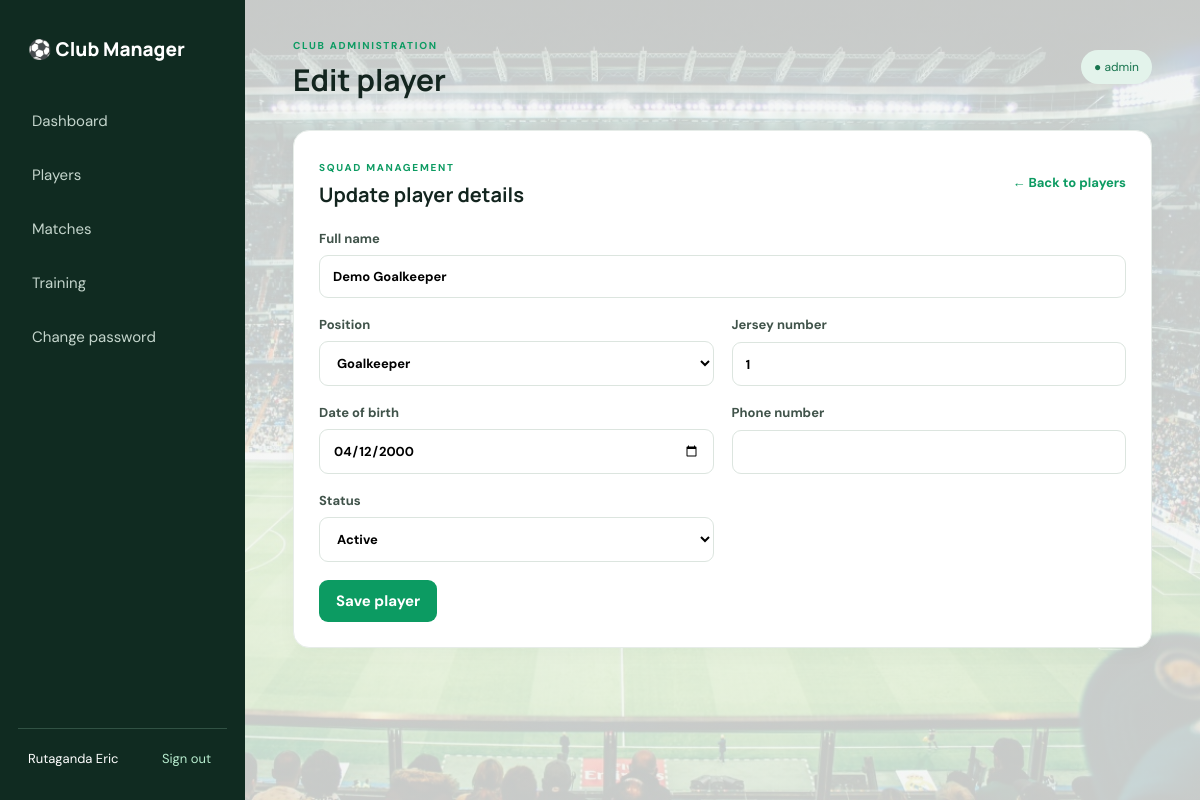
Page /index.php?route=players/form&id=1 (signed in) on the committed database.
### tables this page shows
CREATE TABLE IF NOT EXISTS players (
    id INT AUTO_INCREMENT PRIMARY KEY,
    full_name VARCHAR(150) NOT NULL,
    position VARCHAR(50) NOT NULL,
    jersey_no INT NOT NULL,
    dob DATE NULL,
    phone VARCHAR(30) NULL,
    status ENUM('active','injured','inactive') NOT NULL DEFAULT 'active',
    created_at TIMESTAMP DEFAULT CURRENT_TIMESTAMP
);

### app/core/Controller.php (called while the page is built, shortened)
<?php
class Controller {
    protected function view(string $name, array $data = []): void {
        extract($data, EXTR_SKIP);
        require __DIR__ . '/../views/layouts/header.php';
        require __DIR__ . '/../views/' . $name . '.php';
        require __DIR__ . '/../views/layouts/footer.php';
    }
}

### app/controllers/PlayerController.php (called while the page is built, shortened)
<?php
class PlayerController extends Controller {
    private Player $model;
    public function __construct(){ $this->model=new Player(); }
    public function form(): void{
        $id=request_id($_GET,'id');
        $id=$id??0;
        $player=$id?$this->model->find($id):null;
        $this->view('players/form',['title'=>$id?'Edit player':'Add player','player'=>$player]);
    }
}

### index.php (called while the page is built, shortened)
<?php
require_once __DIR__.'/helpers/functions.php';
require_once __DIR__.'/app/core/Database.php';
require_once __DIR__.'/app/core/Controller.php';
$route=$_GET['route']??(isset($_SESSION['user'])?'dashboard':'login');
$routes=[
 'login'=>[AuthController::class,'login'],'logout'=>[AuthController::class,'logout'],
 'account/password'=>[AuthController::class,'changePassword'],
 'dashboard'=>[DashboardController::class,'index'],
 'players'=>[PlayerController::class,'index'],'players/form'=>[PlayerController::class,'form'],'players/save'=>[PlayerController::class,'save'],'players/delete'=>[PlayerController::class,'delete'],
 'matches'=>[MatchController::class,'index'],'matches/form'=>[MatchController::class,'form'],'matches/save'=>[MatchController::class,'save'],'matches/delete'=>[MatchController::class,'delete'],
 'trainings'=>[TrainingController::class,'index'],'trainings/form'=>[TrainingController::class,'form'],'trainings/save'=>[TrainingController::class,'save'],'trainings/delete'=>[TrainingController::class,'delete'],
 'api/summary'=>[ApiController::class,'summary']
];
try {
    [$class,$method]=$routes[$route];
    (new $class())->$method();
} catch (Throwable $e) {
    error_log('Application error: ' . $e->getMessage());
    http_response_code(500);
    echo APP_DEBUG
        ? 'Application error: ' . htmlspecialchars($e->getMessage(), ENT_QUOTES, 'UTF-8')
        : 'An unexpected error occurred. Please try again later.';
}

### helpers/functions.php (called while the page is built, shortened)
<?php
function e(mixed $value): string {
    return htmlspecialchars(is_scalar($value) ? (string)$value : '', ENT_QUOTES, 'UTF-8');
}
function request_id(array $source, string $key): int|false|null {
    $id = filter_var((string)$source[$key], FILTER_VALIDATE_INT);
    return $id !== false && $id > 0 ? $id : false;
}

### app/core/Database.php (called while the page is built, shortened)
<?php
class Database {
    private static ?PDO $pdo = null;
    public static function connection(): PDO {
        if (self::$pdo === null) {
            self::$pdo = new PDO(
                'mysql:host=' . DB_HOST . ';dbname=' . DB_NAME . ';charset=utf8mb4',
                DB_USER, DB_PASS,
                [PDO::ATTR_ERRMODE => PDO::ERRMODE_EXCEPTION,
                 PDO::ATTR_DEFAULT_FETCH_MODE => PDO::FETCH_ASSOC,
                 PDO::ATTR_EMULATE_PREPARES => false]
            );
        }
        return self::$pdo;
    }
}

### app/models/Player.php (called while the page is built, shortened)
<?php
class Player {
    private PDO $db;
    public function __construct(){ $this->db = Database::connection(); }
    public function find(int $id): ?array { $s=$this->db->prepare('SELECT * FROM players WHERE id=?');$s->execute([$id]);return $s->fetch() ?: null; }
}

### app/views/players/form.php (the view)
<section class="panel form-panel"><div class="panel-head"><div><span class="eyebrow">SQUAD MANAGEMENT</span><h2><?= $player?'Update player details':'Register a player' ?></h2></div><a class="text-link" href="index.php?route=players">← Back to players</a></div>
<form method="post" action="index.php?route=players/save" class="form-grid"><?= csrf_field() ?><?php if($player): ?><input type="hidden" name="id" value="<?= e($player['id']) ?>"><?php endif; ?>
<label class="wide">Full name<input name="full_name" required value="<?= e($player['full_name']??'') ?>"></label><label>Position<select name="position" required><?php foreach(['Goalkeeper','Defender','Midfielder','Forward'] as $v): ?><option <?= (($player['position']??'')===$v)?'selected':'' ?>><?= e($v) ?></option><?php endforeach; ?></select></label><label>Jersey number<input type="number" min="1" name="jersey_no" required value="<?= e($player['jersey_no']??'') ?>"></label><label>Date of birth<input type="date" name="dob" value="<?= e($player['dob']??'') ?>"></label><label>Phone number<input name="phone" value="<?= e($player['phone']??'') ?>"></label><label>Status<select name="status"><?php foreach(['active','injured','inactive'] as $v): ?><option value="<?= e($v) ?>" <?= (($player['status']??'active')===$v)?'selected':'' ?>><?= e(ucfirst($v)) ?></option><?php endforeach; ?></select></label><div class="wide"><button class="btn">Save player</button></div></form></section>

### public/css/style.css (style rules this page uses)
:root { --green:#0c9b62;--dark:#13251f;--muted:#718078;--bg:#f4f7f5;--line:#e6ece8;--white:#fff;--red:#c43d4b }
* { box-sizing:border-box }
body { margin:0;min-height:100vh;background:linear-gradient(rgba(244,247,245,.82),rgba(244,247,245,.82)),url('../images/stadium.jpg') center/cover fixed no-repeat;color:var(--dark);font:15px 'DM Sans',sans-serif }
h1,h2,h3,.brand { font-family:Manrope,sans-serif }
a { color:var(--green);text-decoration:none }
button,input,select,textarea { font:inherit }
.topbar,.panel-head { display:flex;justify-content:space-between;align-items:center;gap:20px }
.eyebrow { font-size:10px;letter-spacing:1.7px;font-weight:700;color:var(--green) }
.stat-card,.panel { background:#fff;border:1px solid var(--line);border-radius:16px;box-shadow:0 5px 20px #1c463508 }
.panel { padding:25px;margin-bottom:24px }
.panel-head { margin-bottom:22px }
.panel-head h2 { font-size:20px;margin:5px 0 0 }
.btn { display:inline-flex;align-items:center;justify-content:center;background:var(--green);color:#fff;border:0;border-radius:9px;padding:11px 17px;font-weight:700;cursor:pointer }
.form-panel { max-width:900px }
.form-grid { display:grid;grid-template-columns:1fr 1fr;gap:18px }
.form-grid label,.stack label { display:grid;gap:8px;font-size:13px;font-weight:700;color:#40534a }
.form-grid input,.form-grid select,.form-grid textarea,.stack input { width:100%;padding:12px 13px;border:1px solid #dce5df;border-radius:9px;background:#fff;outline:none }
.wide { grid-column:1/-1 }
.text-link { font-size:13px;font-weight:700 }

### rows in the picture
players: full_name "Demo Goalkeeper", jersey_no "1", dob "04/12/2000", status "Active"

### other values in the picture
$_SESSION['user']['username'] "Rutaganda Eric"
$title "Edit player"
$_SESSION['user']['role'] "admin"
form field position "Goalkeeper"
